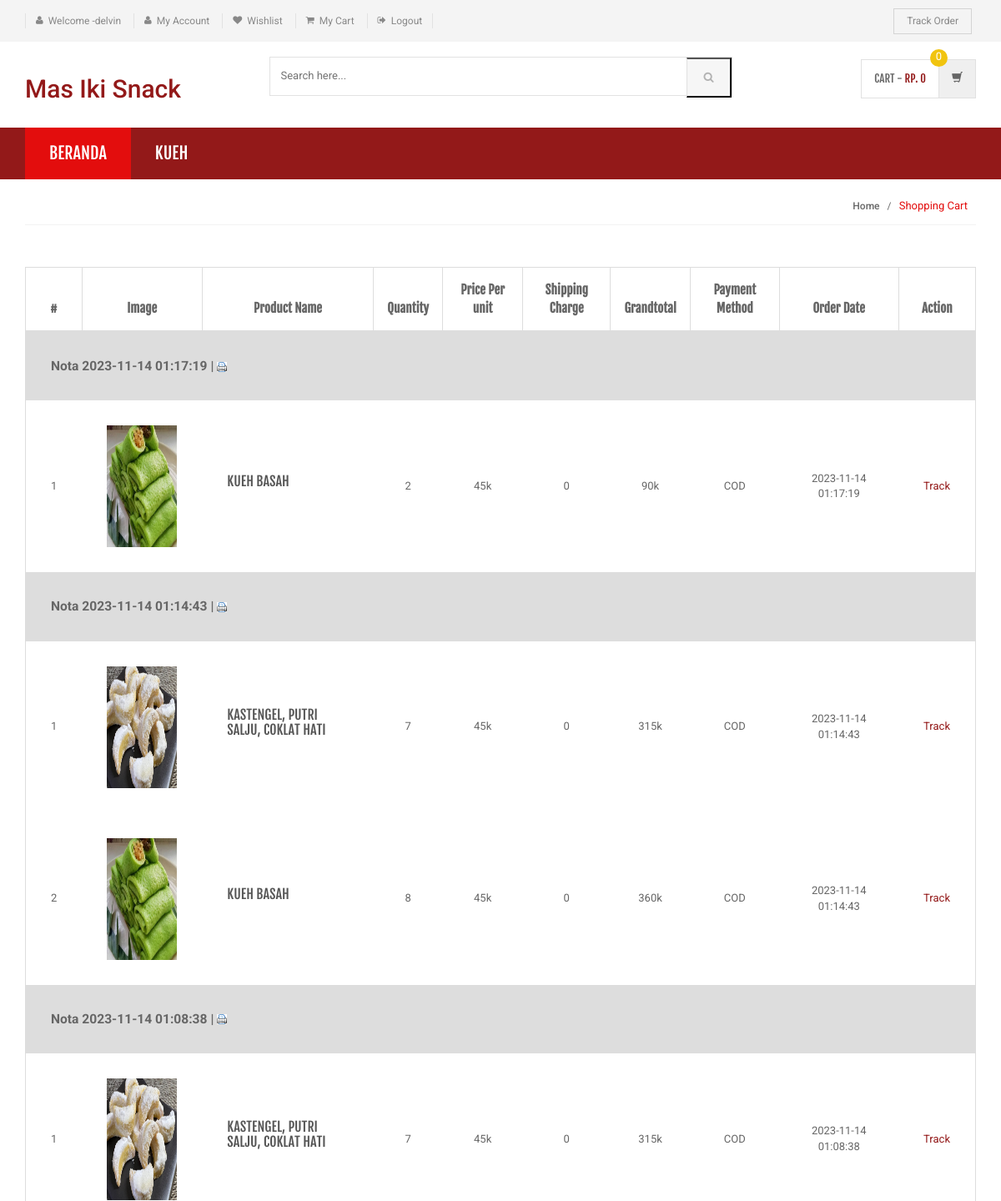
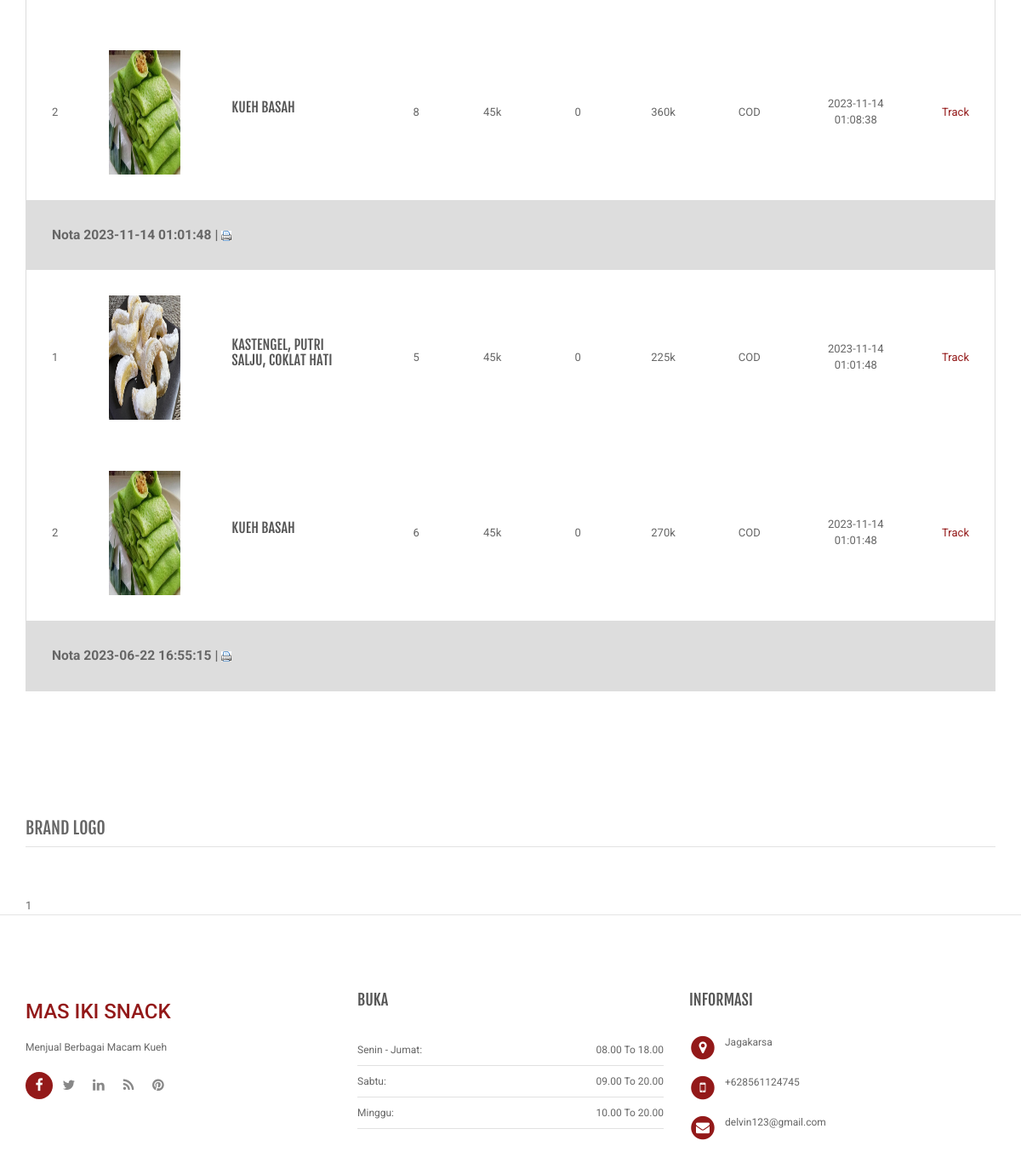
Page /order-history.php (signed in) on the committed database (2 pictures, top to bottom).
### tables this page shows
CREATE TABLE `category` (
  `id` int(11) NOT NULL,
  `categoryName` varchar(255) DEFAULT NULL,
  `categoryDescription` longtext DEFAULT NULL,
  `creationDate` timestamp NOT NULL DEFAULT current_timestamp(),
  `updationDate` varchar(255) DEFAULT NULL
);

CREATE TABLE `orders` (
  `id` int(11) NOT NULL,
  `userId` int(11) DEFAULT NULL,
  `productId` varchar(255) DEFAULT NULL,
  `quantity` int(11) DEFAULT NULL,
  `orderDate` timestamp NOT NULL DEFAULT current_timestamp(),
  `paymentMethod` varchar(50) DEFAULT NULL,
  `orderStatus` varchar(55) DEFAULT NULL
);

CREATE TABLE `products` (
  `id` int(11) NOT NULL,
  `category` int(11) NOT NULL,
  `subCategory` int(11) DEFAULT NULL,
  `productName` varchar(255) DEFAULT NULL,
  `productCompany` varchar(255) DEFAULT NULL,
  `productPrice` int(11) DEFAULT NULL,
  `productPriceBeforeDiscount` int(11) DEFAULT NULL,
  `productDescription` longtext DEFAULT NULL,
  `productImage1` varchar(255) DEFAULT NULL,
  `productImage2` varchar(255) DEFAULT NULL,
  `productImage3` varchar(255) DEFAULT NULL,
  `shippingCharge` int(11) DEFAULT NULL,
  `productAvailability` varchar(255) DEFAULT NULL,
  `productStock` int(3) NOT NULL DEFAULT 100,
  `postingDate` timestamp NULL DEFAULT current_timestamp(),
  `updationDate` varchar(255) DEFAULT NULL
);

### order-history.php (the view, shortened to what this page needs)
<?php
include('includes/config.php');
if(strlen($_SESSION['login'])==0)
    {
header('location:login.php');
}
else{
?>
<!DOCTYPE html>
<html lang="en">
	<head>
	    <link rel="stylesheet" href="assets/css/bootstrap.min.css">
	    <link rel="stylesheet" href="assets/css/main.css">
	    <link rel="stylesheet" href="assets/css/green.css">
	    <link rel="stylesheet" href="assets/css/owl.carousel.css">
		<link rel="stylesheet" href="assets/css/owl.transitions.css">
		<link href="assets/css/lightbox.css" rel="stylesheet">
		<link rel="stylesheet" href="assets/css/animate.min.css">
		<link rel="stylesheet" href="assets/css/rateit.css">
		<link rel="stylesheet" href="assets/css/bootstrap-select.min.css">
		<link rel="stylesheet" href="assets/css/config.css">
		<link href="assets/css/green.css" rel="alternate stylesheet" title="Green color">
		<link href="assets/css/blue.css" rel="alternate stylesheet" title="Blue color">
		<link href="assets/css/red.css" rel="alternate stylesheet" title="Red color">
		<link href="assets/css/orange.css" rel="alternate stylesheet" title="Orange color">
		<link href="assets/css/dark-green.css" rel="alternate stylesheet" title="Darkgreen color">
		<link rel="stylesheet" href="assets/css/font-awesome.min.css">
	</head>
    <body class="cnt-home">
<header class="header-style-1">
<?php include('includes/top-header.php');?>
<?php include('includes/main-header.php');?>
<?php include('includes/menu-bar.php');?>
</header>
<div class="breadcrumb">
	<div class="container">
		<div class="breadcrumb-inner">
			<ul class="list-inline list-unstyled">
				<li><a href="#">Home</a></li>
				<li class='active'>Shopping Cart</li>
			</ul>
		</div>
	</div>
</div>
<div class="body-content outer-top-xs">
	<div class="container">
		<div class="row inner-bottom-sm">
			<div class="shopping-cart">
				<div class="col-md-12 col-sm-12 shopping-cart-table ">
	<div class="table-responsive">
<form name="cart" method="post">
		<table class="table table-bordered">
			<thead>
				<tr>
					<th class="cart-romove item">#</th>
					<th class="cart-description item">Image</th>
					<th class="cart-product-name item">Product Name</th>
					<th class="cart-qty item">Quantity</th>
					<th class="cart-sub-total item">Price Per unit</th>
					<th class="cart-sub-total item">Shipping Charge</th>
					<th class="cart-total item">Grandtotal</th>
					<th class="cart-total item">Payment Method</th>
					<th class="cart-description item">Order Date</th>
					<th class="cart-total last-item">Action</th>
				</tr>
			</thead>
			<tbody>
<?php
$sql_p="SELECT distinct(orderDate) FROM orders WHERE orders.userId='".$_SESSION['id']."' order by orders.`id` desc";
$query_p=mysqli_query($con,$sql_p);
if(mysqli_num_rows($query_p)!=0){
while($GR=mysqli_fetch_array($query_p)){
$kelompok=$GR['orderDate'];
echo"<tr bgcolor='#dddddd'><td colspan='12'>
	<b><big>Nota $kelompok | <a href='#'  OnClick='PRINT(\"$kelompok\")'>
	<img src='print.png' title='cetak nota'></a></big></b></tr>";
$query=mysqli_query($con,"select products.productImage1 as pimg1,products.productName as pname,products.id as proid,orders.productId as opid,orders.quantity as qty,products.productPrice as pprice,products.shippingCharge as shippingcharge,orders.paymentMethod as paym,orders.orderDate as odate,orders.id as orderid from orders join products on orders.productId=products.id where orders.userId='".$_SESSION['id']."' and orders.orderDate='$kelompok' and orders.paymentMethod is not null ");
$cnt=1;
while($row=mysqli_fetch_array($query)){
?>
				<tr>
					<td><?php echo $cnt;?></td>
					<td class="cart-image">
						<a class="entry-thumbnail" href="detail.html">
						    <img src="admin/productimages/<?php echo $row['proid'];?>/<?php echo $row['pimg1'];?>" alt="" width="84" height="146">
						</a>
					</td>
					<td class="cart-product-name-info">
						<h4 class='cart-product-description'><a href="product-details.php?pid=<?php echo $row['opid'];?>">
						<?php echo $row['pname'];?></a></h4>
					</td>
					<td class="cart-product-quantity">
						<?php echo $qty=$row['qty']; ?>
		            </td>
					<td class="cart-product-sub-total"><?php echo $price=$row['pprice']; ?>k</td>
					<td class="cart-product-sub-total"><?php echo $shippcharge=$row['shippingcharge']; ?> </td>
					<td class="cart-product-grand-total"><?php echo (($qty*$price)+$shippcharge);?>k</td>
					<td class="cart-product-sub-total"><?php echo $row['paym']; ?> </td>
					<td class="cart-product-sub-total"><?php echo $row['odate']; ?>  </td>
					<td>
 <a href="javascript:void(0);" onClick="popUpWindow('track-order.php?oid=<?php echo htmlentities($row['orderid']);?>');" title="Track order">
					Track</td>
				</tr>
<?php $cnt=$cnt+1;
}
}}
?>
			</tbody>
		</table>
	</div>
</div>
		</div>
		</div>
<?php echo include('includes/brands-slider.php');?>
	</div>
</div>
<?php include('includes/footer.php');?>
</body>
</html>
<?php } ?>

### includes/menu-bar.php (shortened to what this page needs)
<div class="header-nav animate-dropdown">
    <div class="container">
        <div class="yamm navbar navbar-default" role="navigation">
            <div class="nav-bg-class">
                <div class="navbar-collapse collapse" id="mc-horizontal-menu-collapse">
	<div class="nav-outer">
		<ul class="nav navbar-nav">
			<li class="active dropdown yamm-fw">
				<a href="index.php" data-hover="dropdown" class="dropdown-toggle">Beranda</a>
			</li>
              <?php $sql=mysqli_query($con,"select id,categoryName  from category limit 6");
while($row=mysqli_fetch_array($sql))
{
    ?>
			<li class="dropdown yamm">
				<a href="category.php?cid=<?php echo $row['id'];?>"> <?php echo $row['categoryName'];?></a>
			</li>
			<?php } ?>
		</ul>
		<div class="clearfix"></div>
	</div>
</div>
            </div>
        </div>
    </div>
</div>

### assets/css/green.css (style rules this page uses)
a { color: #931919; }
.header-style-1 .header-nav { background: #931919; }
.cnt-home .header-style-1 .header-nav .navbar .navbar-nav > li.active { background: #e30d0d; }
.breadcrumb ul li.active { color: #e30d0d; }

### assets/css/lightbox.css (style rules this page uses)
body:after { content: url(../images/close.png) url(../images/loading.gif) url(../images/prev.png) url(../images/next.png); display: none; }

### assets/css/blue.css (style rules this page uses)
a { color: #3498db; }
.header-style-1 .header-nav { background: #3498db; }
.cnt-home .header-style-1 .header-nav .navbar .navbar-nav > li.active { background: #1d6ca1; }
.breadcrumb ul li.active { color: #1d6ca1; }

### assets/css/red.css (style rules this page uses)
a { color: #ff6c6c; }
.header-style-1 .header-nav { background: #ff6c6c; }
.cnt-home .header-style-1 .header-nav .navbar .navbar-nav > li.active { background: #ff1a1a; }
.breadcrumb ul li.active { color: #ff1a1a; }

### assets/css/orange.css (style rules this page uses)
a { color: #f39c12; }
.header-style-1 .header-nav { background: #f39c12; }
.cnt-home .header-style-1 .header-nav .navbar .navbar-nav > li.active { background: #ab6c09; }
.breadcrumb ul li.active { color: #ab6c09; }

### assets/css/dark-green.css (style rules this page uses)
a { color: #12cca7; }
.header-style-1 .header-nav { background: #12cca7; }
.cnt-home .header-style-1 .header-nav .navbar .navbar-nav > li.active { background: #0b816a; }
.breadcrumb ul li.active { color: #0b816a; }

### rows in the picture
category: categoryName "KUEH"
orders: productId.productImage1 (picture), productId.productName "KUEH BASAH", quantity "2", productId.productPrice "45", productId.shippingCharge "0", ($qty*$price)+$shippcharge "90", paymentMethod "COD", orderDate "2023-11-14 01:17:19"
orders: productId.productImage1 (picture), productId.productName "KASTENGEL, PUTRI SALJU, COKLAT HATI", quantity "7", productId.productPrice "45", productId.shippingCharge "0", ($qty*$price)+$shippcharge "315", paymentMethod "COD", orderDate "2023-11-14 01:14:43"
orders: productId.productImage1 (picture), productId.productName "KUEH BASAH", quantity "8", productId.productPrice "45", productId.shippingCharge "0", ($qty*$price)+$shippcharge "360", paymentMethod "COD", orderDate "2023-11-14 01:14:43"
orders: productId.productImage1 (picture), productId.productName "KASTENGEL, PUTRI SALJU, COKLAT HATI", quantity "7", productId.productPrice "45", productId.shippingCharge "0", ($qty*$price)+$shippcharge "315", paymentMethod "COD", orderDate "2023-11-14 01:08:38"
orders: productId.productImage1 (picture), productId.productName "KUEH BASAH", quantity "8", productId.productPrice "45", productId.shippingCharge "0", ($qty*$price)+$shippcharge "360", paymentMethod "COD", orderDate "2023-11-14 01:08:38"
orders: productId.productImage1 (picture), productId.productName "KASTENGEL, PUTRI SALJU, COKLAT HATI", quantity "5", productId.productPrice "45", productId.shippingCharge "0", ($qty*$price)+$shippcharge "225", paymentMethod "COD", orderDate "2023-11-14 01:01:48"
orders: productId.productImage1 (picture), productId.productName "KUEH BASAH", quantity "6", productId.productPrice "45", productId.shippingCharge "0", ($qty*$price)+$shippcharge "270", paymentMethod "COD", orderDate "2023-11-14 01:01:48"

### other values in the picture
$_SESSION['username'] "delvin"
$kelompok "2023-11-14 01:17:19"
$kelompok "2023-11-14 01:14:43"
$kelompok "2023-11-14 01:08:38"
$kelompok "2023-11-14 01:01:48"
$kelompok "2023-06-22 16:55:15"
include('includes/brands-slider.php') "1"
